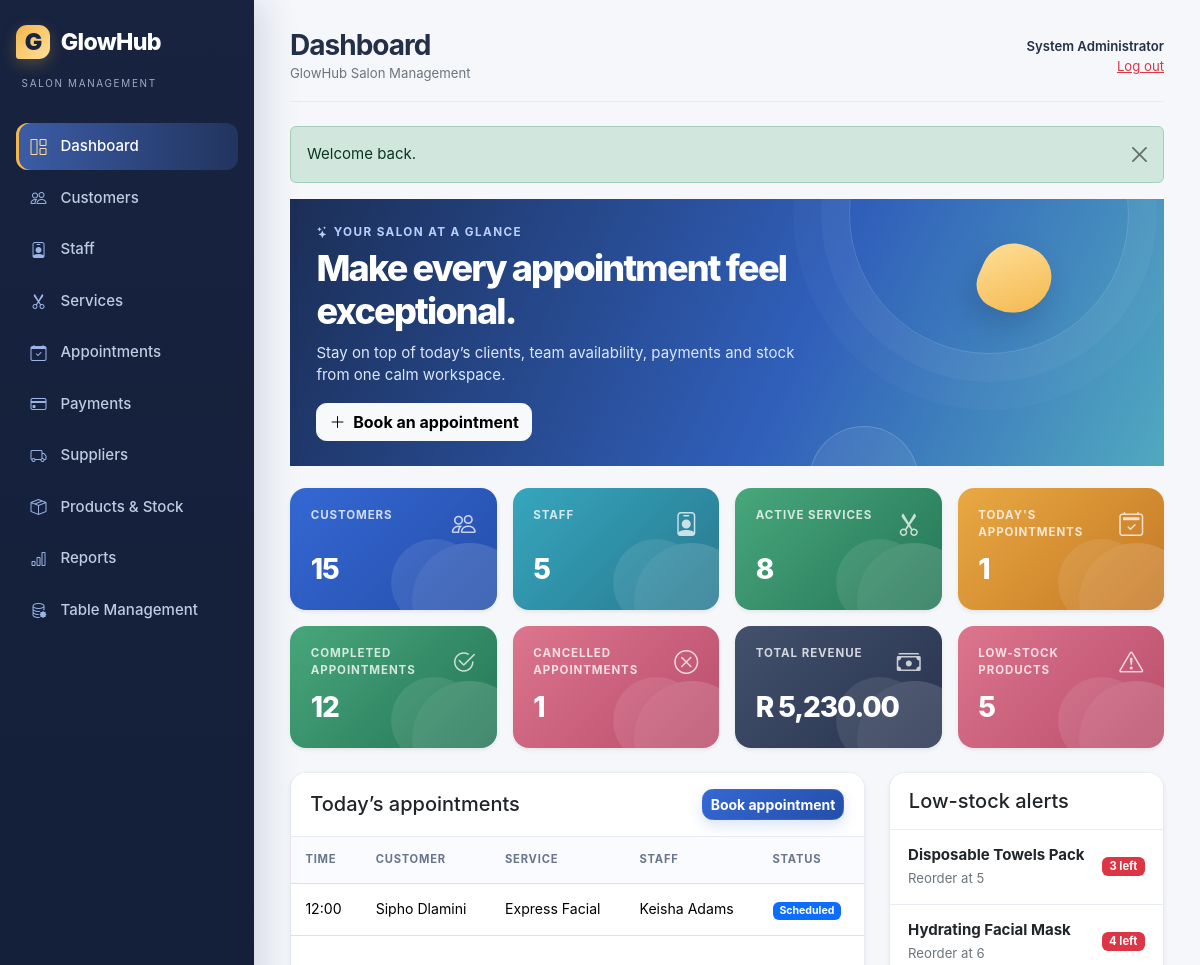
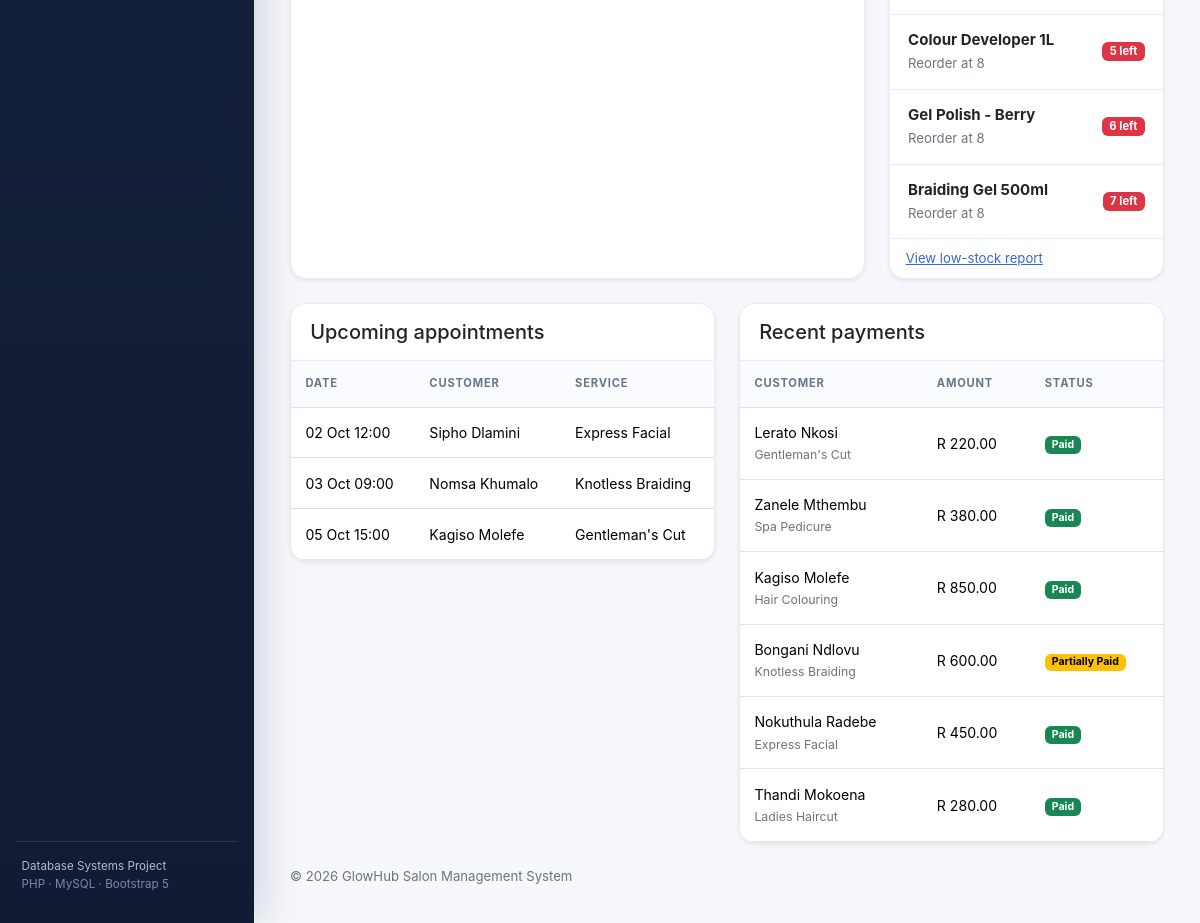
/index.php (signed in), run on the app's committed database (2 pictures, top to bottom).
### tables this page shows
CREATE TABLE appointments (
    appointment_id INT UNSIGNED AUTO_INCREMENT PRIMARY KEY,
    customer_id INT UNSIGNED NOT NULL,
    staff_id INT UNSIGNED NOT NULL,
    service_id INT UNSIGNED NOT NULL,
    appointment_date DATE NOT NULL,
    appointment_time TIME NOT NULL,
    status ENUM('Scheduled', 'Completed', 'Cancelled', 'No-show') NOT NULL DEFAULT 'Scheduled',
    notes VARCHAR(500) NULL,
    service_price DECIMAL(10,2) NOT NULL,
    created_at TIMESTAMP NOT NULL DEFAULT CURRENT_TIMESTAMP,
    INDEX idx_appointments_schedule (staff_id, appointment_date, appointment_time),
    INDEX idx_appointments_customer (customer_id),
    INDEX idx_appointments_status_date (status, appointment_date),
    CONSTRAINT fk_appointments_customer
        FOREIGN KEY (customer_id) REFERENCES customers(customer_id)
        ON UPDATE CASCADE ON DELETE RESTRICT,
    CONSTRAINT fk_appointments_staff
        FOREIGN KEY (staff_id) REFERENCES staff(staff_id)
        ON UPDATE CASCADE ON DELETE RESTRICT,
    CONSTRAINT fk_appointments_service
        FOREIGN KEY (service_id) REFERENCES services(service_id)
        ON UPDATE CASCADE ON DELETE RESTRICT,
    CONSTRAINT chk_appointment_price CHECK (service_price >= 0)
);

CREATE TABLE services (
    service_id INT UNSIGNED AUTO_INCREMENT PRIMARY KEY,
    service_name VARCHAR(100) NOT NULL UNIQUE,
    description VARCHAR(500) NULL,
    duration_minutes SMALLINT UNSIGNED NOT NULL,
    price DECIMAL(10,2) NOT NULL,
    status ENUM('Active', 'Inactive') NOT NULL DEFAULT 'Active',
    created_at TIMESTAMP NOT NULL DEFAULT CURRENT_TIMESTAMP,
    CONSTRAINT chk_service_duration CHECK (duration_minutes BETWEEN 5 AND 600),
    CONSTRAINT chk_service_price CHECK (price >= 0)
);

CREATE TABLE products (
    product_id INT UNSIGNED AUTO_INCREMENT PRIMARY KEY,
    supplier_id INT UNSIGNED NOT NULL,
    product_name VARCHAR(150) NOT NULL,
    category VARCHAR(80) NOT NULL,
    quantity INT UNSIGNED NOT NULL DEFAULT 0,
    reorder_level INT UNSIGNED NOT NULL DEFAULT 0,
    unit_price DECIMAL(10,2) NOT NULL,
    status ENUM('Active', 'Inactive') NOT NULL DEFAULT 'Active',
    created_at TIMESTAMP NOT NULL DEFAULT CURRENT_TIMESTAMP,
    UNIQUE KEY uq_product_supplier (supplier_id, product_name),
    INDEX idx_products_low_stock (quantity, reorder_level),
    CONSTRAINT fk_products_supplier
        FOREIGN KEY (supplier_id) REFERENCES suppliers(supplier_id)
        ON UPDATE CASCADE ON DELETE RESTRICT,
    CONSTRAINT chk_product_price CHECK (unit_price >= 0)
);

CREATE TABLE payments (
    payment_id INT UNSIGNED AUTO_INCREMENT PRIMARY KEY,
    appointment_id INT UNSIGNED NOT NULL UNIQUE,
    amount DECIMAL(10,2) NOT NULL,
    payment_method ENUM('Cash', 'Card', 'EFT') NOT NULL,
    payment_status ENUM('Paid', 'Partially Paid', 'Unpaid') NOT NULL DEFAULT 'Unpaid',
    payment_date DATE NULL,
    created_at TIMESTAMP NOT NULL DEFAULT CURRENT_TIMESTAMP,
    CONSTRAINT fk_payments_appointment
        FOREIGN KEY (appointment_id) REFERENCES appointments(appointment_id)
        ON UPDATE CASCADE ON DELETE CASCADE,
    CONSTRAINT chk_payment_amount CHECK (amount >= 0)
);

### includes/auth.php (called while the page is built, shortened)
<?php
require_once __DIR__ . '/functions.php';
function current_user(): ?array
{
    return $_SESSION['user'] ?? null;
}

### config/database.php (called while the page is built, shortened)
<?php
function db(): PDO
{
    static $pdo = null;
    if ($pdo instanceof PDO) {
        return $pdo;
    }
    $dsn = 'mysql:host=' . DB_HOST . ';dbname=' . DB_NAME . ';charset=utf8mb4';
    try {
        $pdo = new PDO($dsn, DB_USER, DB_PASS, [
            PDO::ATTR_ERRMODE => PDO::ERRMODE_EXCEPTION,
            PDO::ATTR_DEFAULT_FETCH_MODE => PDO::FETCH_ASSOC,
            PDO::ATTR_EMULATE_PREPARES => false,
        ]);
    } catch (PDOException $exception) {
        http_response_code(503);
        exit('Database connection is unavailable. Please start MySQL and import database/salon_management.sql.');
    }
    return $pdo;
}

### index.php (the view, shortened to what this page needs)
<?php
require_once __DIR__ . '/includes/auth.php';
$statistics = [
    ['Customers', scalar('SELECT COUNT(*) FROM customers'), 'primary'],
    ['Staff', scalar('SELECT COUNT(*) FROM staff'), 'info'],
    ['Active services', scalar("SELECT COUNT(*) FROM services WHERE status = 'Active'"), 'success'],
    ['Today\'s appointments', scalar('SELECT COUNT(*) FROM appointments WHERE appointment_date = CURDATE()'), 'warning'],
    ['Completed appointments', scalar("SELECT COUNT(*) FROM appointments WHERE status = 'Completed'"), 'success'],
    ['Cancelled appointments', scalar("SELECT COUNT(*) FROM appointments WHERE status = 'Cancelled'"), 'danger'],
    ['Total revenue', money(scalar("SELECT COALESCE(SUM(amount), 0) FROM payments WHERE payment_status = 'Paid'")), 'dark'],
    ['Low-stock products', scalar('SELECT COUNT(*) FROM products WHERE quantity <= reorder_level'), 'danger'],
];
$today = all_rows("SELECT a.*, CONCAT(c.first_name, ' ', c.last_name) AS customer_name, s.service_name, CONCAT(st.first_name, ' ', st.last_name) AS staff_name FROM appointments a JOIN customers c ON c.customer_id = a.customer_id JOIN services s ON s.service_id = a.service_id JOIN staff st ON st.staff_id = a.staff_id WHERE a.appointment_date = CURDATE() ORDER BY a.appointment_time");
$upcoming = all_rows("SELECT a.*, CONCAT(c.first_name, ' ', c.last_name) AS customer_name, s.service_name, CONCAT(st.first_name, ' ', st.last_name) AS staff_name FROM appointments a JOIN customers c ON c.customer_id = a.customer_id JOIN services s ON s.service_id = a.service_id JOIN staff st ON st.staff_id = a.staff_id WHERE a.status = 'Scheduled' AND a.appointment_date >= CURDATE() ORDER BY a.appointment_date, a.appointment_time LIMIT 6");
$recentPayments = all_rows("SELECT p.*, CONCAT(c.first_name, ' ', c.last_name) AS customer_name, s.service_name FROM payments p JOIN appointments a ON a.appointment_id = p.appointment_id JOIN customers c ON c.customer_id = a.customer_id JOIN services s ON s.service_id = a.service_id ORDER BY p.created_at DESC LIMIT 6");
$lowStock = all_rows('SELECT * FROM products WHERE quantity <= reorder_level ORDER BY quantity ASC LIMIT 6');
$page_title = 'Dashboard';
$active_menu = 'dashboard';
require __DIR__ . '/includes/header.php';
?>
<section class="dashboard-hero"><div class="hero-content"><div class="hero-kicker"><i class="bi bi-stars"></i> Your salon at a glance</div><h2 class="hero-title">Make every appointment feel exceptional.</h2><p class="hero-copy">Stay on top of today’s clients, team availability, payments and stock from one calm workspace.</p><a href="<?= e(app_url('appointments/add.php')) ?>" class="btn btn-light"><i class="bi bi-plus-lg me-1"></i> Book an appointment</a></div><div class="hero-orb" aria-hidden="true"></div></section>
<div class="row g-3 mb-4"><?php $metricIcons = ['bi-people', 'bi-person-badge', 'bi-scissors', 'bi-calendar2-check', 'bi-check2-circle', 'bi-x-circle', 'bi-cash-stack', 'bi-exclamation-triangle']; foreach ($statistics as $index => [$label, $value, $colour]): ?><div class="col-sm-6 col-xl-3"><div class="card metric-card metric-<?= e($colour) ?> shadow-sm"><div class="card-body"><div class="d-flex justify-content-between align-items-start"><div class="metric-label"><?= e($label) ?></div><i class="bi <?= e($metricIcons[$index]) ?> fs-4 opacity-75"></i></div><div class="metric-value"><?= e($value) ?></div></div></div></div><?php endforeach; ?></div>
<div class="row g-4">
    <div class="col-xl-8"><div class="card shadow-sm table-card h-100"><div class="card-header bg-white d-flex justify-content-between align-items-center"><h2 class="h5 mb-0">Today’s appointments</h2><a href="<?= e(app_url('appointments/add.php')) ?>" class="btn btn-sm btn-primary">Book appointment</a></div><div class="table-responsive"><table class="table table-hover align-middle mb-0"><thead><tr><th>Time</th><th>Customer</th><th>Service</th><th>Staff</th><th>Status</th></tr></thead><tbody><?php if (!$today): ?><tr><td colspan="5" class="text-center text-secondary py-4">No appointments scheduled for today.</td></tr><?php endif; ?><?php foreach ($today as $appointment): ?><tr><td><?= e(date('H:i', strtotime($appointment['appointment_time']))) ?></td><td><?= e($appointment['customer_name']) ?></td><td><?= e($appointment['service_name']) ?></td><td><?= e($appointment['staff_name']) ?></td><td><?= status_badge($appointment['status']) ?></td></tr><?php endforeach; ?></tbody></table></div></div></div>
    <div class="col-xl-4"><div class="card shadow-sm h-100"><div class="card-header bg-white"><h2 class="h5 mb-0">Low-stock alerts</h2></div><ul class="list-group list-group-flush"><?php if (!$lowStock): ?><li class="list-group-item text-secondary">All products are above reorder level.</li><?php endif; ?><?php foreach ($lowStock as $product): ?><li class="list-group-item d-flex justify-content-between align-items-center"><span><strong><?= e($product['product_name']) ?></strong><br><small class="text-secondary">Reorder at <?= (int) $product['reorder_level'] ?></small></span><span class="badge text-bg-danger"><?= (int) $product['quantity'] ?> left</span></li><?php endforeach; ?></ul><div class="card-footer bg-white"><a href="<?= e(app_url('reports/low_stock.php')) ?>" class="small">View low-stock report</a></div></div></div>
    <div class="col-lg-6"><div class="card shadow-sm table-card"><div class="card-header bg-white"><h2 class="h5 mb-0">Upcoming appointments</h2></div><div class="table-responsive"><table class="table table-sm table-hover align-middle mb-0"><thead><tr><th>Date</th><th>Customer</th><th>Service</th></tr></thead><tbody><?php foreach ($upcoming as $appointment): ?><tr><td><?= e(date('d M H:i', strtotime($appointment['appointment_date'] . ' ' . $appointment['appointment_time']))) ?></td><td><?= e($appointment['customer_name']) ?></td><td><?= e($appointment['service_name']) ?></td></tr><?php endforeach; ?></tbody></table></div></div></div>
    <div class="col-lg-6"><div class="card shadow-sm table-card"><div class="card-header bg-white"><h2 class="h5 mb-0">Recent payments</h2></div><div class="table-responsive"><table class="table table-sm table-hover align-middle mb-0"><thead><tr><th>Customer</th><th>Amount</th><th>Status</th></tr></thead><tbody><?php foreach ($recentPayments as $payment): ?><tr><td><?= e($payment['customer_name']) ?><br><small class="text-secondary"><?= e($payment['service_name']) ?></small></td><td><?= money($payment['amount']) ?></td><td><?= status_badge($payment['payment_status']) ?></td></tr><?php endforeach; ?></tbody></table></div></div></div>
</div>
<?php require __DIR__ . '/includes/footer.php';

### includes/header.php (shortened to what this page needs)
<?php
require_once __DIR__ . '/auth.php';
$page_title = $page_title ?? 'Salon Management System';
$active_menu = $active_menu ?? '';
?>
<!doctype html>
<html lang="en">
<head>
    <link href="https://cdn.jsdelivr.net/npm/bootstrap@5.3.3/dist/css/bootstrap.min.css" rel="stylesheet">
    <link href="https://cdn.jsdelivr.net/npm/bootstrap-icons@1.11.3/font/bootstrap-icons.min.css" rel="stylesheet">
    <link href="<?= e(app_url('assets/css/style.css')) ?>" rel="stylesheet">
</head>
<body>
<div class="app-shell">
    <?php require __DIR__ . '/sidebar.php'; ?>
    <main class="main-content">
        <div class="topbar d-flex align-items-center justify-content-between mb-4">
            <div>
                <h1 class="h3 mb-0 fw-bold"><?= e($page_title) ?></h1>
                <span class="text-secondary small">GlowHub Salon Management</span>
            </div>
            <div class="text-end small">
                <div class="fw-semibold"><?= e(current_user()['full_name'] ?? '') ?></div>
                <a href="<?= e(app_url('logout.php')) ?>" class="link-danger">Log out</a>
            </div>
        </div>
        <?php display_flashes(); ?>

### includes/sidebar.php
<?php
$navigation = [
    'dashboard' => ['Dashboard', 'index.php', 'bi-grid-1x2'],
    'customers' => ['Customers', 'customers/index.php', 'bi-people'],
    'staff' => ['Staff', 'staff/index.php', 'bi-person-badge'],
    'services' => ['Services', 'services/index.php', 'bi-scissors'],
    'appointments' => ['Appointments', 'appointments/index.php', 'bi-calendar-check'],
    'payments' => ['Payments', 'payments/index.php', 'bi-credit-card'],
    'suppliers' => ['Suppliers', 'suppliers/index.php', 'bi-truck'],
    'products' => ['Products & Stock', 'products/index.php', 'bi-box-seam'],
    'reports' => ['Reports', 'reports/appointments.php', 'bi-bar-chart'],
    'database' => ['Table Management', 'database/index.php', 'bi-database-gear'],
];
?>
<aside class="sidebar">
    <a class="brand" href="<?= e(app_url('index.php')) ?>">
        <span class="brand-mark">G</span><span>GlowHub</span>
    </a>
    <div class="brand-subtitle">SALON MANAGEMENT</div>
    <nav class="nav flex-column mt-3">
        <?php foreach ($navigation as $key => [$label, $path, $icon]): ?>
            <a class="nav-link <?= $active_menu === $key ? 'active' : '' ?>" href="<?= e(app_url($path)) ?>">
                <i class="bi <?= e($icon) ?> nav-icon" aria-hidden="true"></i><span><?= e($label) ?></span>
            </a>
        <?php endforeach; ?>
    </nav>
    <div class="sidebar-footer">Database Systems Project<br><span>PHP · MySQL · Bootstrap 5</span></div>
</aside>

### includes/functions.php (shortened to what this page needs)
<?php
require_once __DIR__ . '/../config/database.php';
function app_url(string $path = ''): string
{
    return rtrim(APP_BASE_URL, '/') . ($path === '' ? '/' : '/' . ltrim($path, '/'));
}
function e(mixed $value): string
{
    return htmlspecialchars((string) $value, ENT_QUOTES, 'UTF-8');
}
function display_flashes(): void
{
    foreach ($_SESSION['flash'] as $flash) {
        $type = in_array($flash['type'], ['success', 'danger', 'warning', 'info'], true) ? $flash['type'] : 'info';
        echo '<div class="alert alert-' . e($type) . ' alert-dismissible fade show" role="alert">'
            . e($flash['message'])
            . '<button type="button" class="btn-close" data-bs-dismiss="alert" aria-label="Close"></button></div>';
    }
}
function money(float|string|int|null $amount): string
{
    return 'R ' . number_format((float) $amount, 2);
}
function all_rows(string $sql, array $params = []): array
{
    $statement = db()->prepare($sql);
    $statement->execute($params);
    return $statement->fetchAll();
}
function status_badge(string $status): string
{
    $classes = [
        'Scheduled' => 'primary', 'Completed' => 'success', 'Cancelled' => 'danger',
        'No-show' => 'dark', 'Paid' => 'success', 'Partially Paid' => 'warning',
        'Unpaid' => 'danger', 'Available' => 'success', 'Unavailable' => 'warning',
        'Inactive' => 'secondary', 'Active' => 'success',
    ];
    return '<span class="badge text-bg-' . ($classes[$status] ?? 'secondary') . '">' . e($status) . '</span>';
}

### includes/footer.php (shortened to what this page needs)
        <footer class="pt-4 pb-2 text-secondary small">&copy; <?= date('Y') ?> GlowHub Salon Management System</footer>
    </main>
</div>
</body>
</html>

### data on the page
appointments: appointment_time "12:00", customer_name "Sipho Dlamini", service.service_name "Express Facial", staff_name "Keisha Adams", status "Scheduled", appointment_date+appointment_time "02 Oct 12:00"
products: product_name "Disposable Towels Pack", reorder_level "5", quantity "3"
products: product_name "Hydrating Facial Mask", reorder_level "6", quantity "4"
products: product_name "Colour Developer 1L", reorder_level "8", quantity "5"
products: product_name "Gel Polish - Berry", reorder_level "8", quantity "6"
products: product_name "Braiding Gel 500ml", reorder_level "8", quantity "7"
appointments: appointment_date+appointment_time "03 Oct 09:00", customer_name "Nomsa Khumalo", service.service_name "Knotless Braiding"
appointments: appointment_date+appointment_time "05 Oct 15:00", customer_name "Kagiso Molefe", service.service_name "Gentleman's Cut"
payments: customer_name "Lerato Nkosi", services.service_name "Gentleman's Cut", amount "R 220.00", payment_status "Paid"
payments: customer_name "Zanele Mthembu", services.service_name "Spa Pedicure", amount "R 380.00", payment_status "Paid"
payments: customer_name "Kagiso Molefe", services.service_name "Hair Colouring", amount "R 850.00", payment_status "Paid"
payments: customer_name "Bongani Ndlovu", services.service_name "Knotless Braiding", amount "R 600.00", payment_status "Partially Paid"
payments: customer_name "Nokuthula Radebe", services.service_name "Express Facial", amount "R 450.00", payment_status "Paid"
payments: customer_name "Thandi Mokoena", services.service_name "Ladies Haircut", amount "R 280.00", payment_status "Paid"

### other printed values
$label "Dashboard"
$label "Customers"
$label "Staff"
$label "Services"
$label "Appointments"
$label "Payments"
$label "Suppliers"
$label "Products & Stock"
$label "Reports"
$label "Table Management"
$page_title "Dashboard"
current_user()['full_name'] "System Administrator"
$flash['message'] "Welcome back."
$label "CUSTOMERS"
$value "15"
